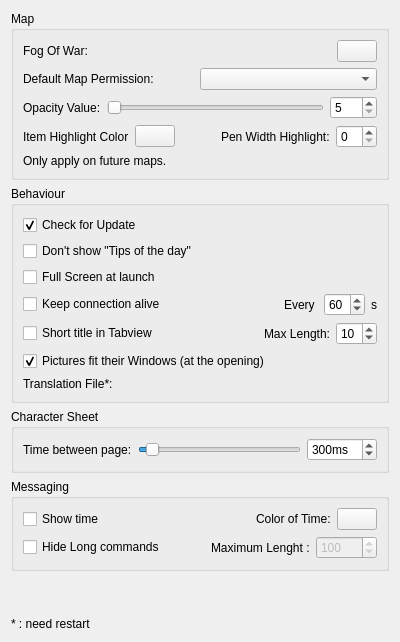
     <widget class="QWidget" name="tabWidgetPage1">
      <attribute name="title">
       <string>General</string>
      </attribute>
      <layout class="QVBoxLayout" name="verticalLayout_21">
       <item>
        <widget class="QGroupBox" name="groupBox">
         <property name="title">
          <string>Map</string>
         </property>
         <layout class="QVBoxLayout" name="verticalLayout_5">
          <item>
           <layout class="QHBoxLayout" name="horizontalLayout_5">
            <item>
             <widget class="QLabel" name="label_10">
              <property name="text">
               <string>Fog Of War:</string>
              </property>
             </widget>
            </item>
            <item>
             <spacer name="horizontalSpacer_12">
              <property name="orientation">
               <enum>Qt::Horizontal</enum>
              </property>
              <property name="sizeHint" stdset="0">
               <size>
                <width>40</width>
                <height>20</height>
               </size>
              </property>
             </spacer>
            </item>
            <item>
             <widget class="ColorButton" name="m_fogColor">
              <property name="text">
               <string/>
              </property>
             </widget>
            </item>
           </layout>
          </item>
          <item>
           <layout class="QHBoxLayout" name="horizontalLayout_7" stretch="0,0,1">
            <item>
             <widget class="QLabel" name="label_12">
              <property name="text">
               <string>Default Map Permission:</string>
              </property>
             </widget>
            </item>
            <item>
             <spacer name="horizontalSpacer_13">
              <property name="orientation">
               <enum>Qt::Horizontal</enum>
              </property>
              <property name="sizeHint" stdset="0">
               <size>
                <width>40</width>
                <height>20</height>
               </size>
              </property>
             </spacer>
            </item>
            <item>
             <widget class="QComboBox" name="m_defaultMapModeCombo"/>
            </item>
           </layout>
          </item>
          <item>
           <layout class="QHBoxLayout" name="horizontalLayout_4">
            <item>
             <widget class="QLabel" name="label">
              <property name="text">
               <string>Opacity Value:</string>
              </property>
             </widget>
            </item>
            <item>
             <widget class="QSlider" name="m_opacitySlider">
              <property name="minimum">
               <number>5</number>
              </property>
              <property name="maximum">
               <number>250</number>
              </property>
              <property name="orientation">
               <enum>Qt::Horizontal</enum>
              </property>
             </widget>
            </item>
            <item>
             <widget class="QSpinBox" name="m_opacitySpin">
              <property name="minimum">
               <number>5</number>
              </property>
              <property name="maximum">
               <number>250</number>
              </property>
             </widget>
            </item>
           </layout>
          </item>
          <item>
           <layout class="QHBoxLayout" name="horizontalLayout_29">
            <item>
             <layout class="QHBoxLayout" name="horizontalLayout_27">
              <item>
               <widget class="QLabel" name="label_30">
                <property name="text">
                 <string>Item Highlight Color</string>
                </property>
               </widget>
              </item>
              <item>
               <widget class="ColorButton" name="m_mapItemHighlightColor">
                <property name="text">
                 <string/>
                </property>
               </widget>
              </item>
             </layout>
            </item>
            <item>
             <spacer name="horizontalSpacer_17">
              <property name="orientation">
               <enum>Qt::Horizontal</enum>
              </property>
              <property name="sizeHint" stdset="0">
               <size>
                <width>40</width>
                <height>20</height>
               </size>
              </property>
             </spacer>
            </item>
            <item>
             <layout class="QHBoxLayout" name="horizontalLayout_28">
              <item>
               <widget class="QLabel" name="label_31">
                <property name="text">
                 <string>Pen Width Highlight:</string>
                </property>
               </widget>
              </item>
              <item>
               <widget class="QSpinBox" name="m_highLightPenWidth"/>
              </item>
             </layout>
            </item>
           </layout>
          </item>
          <item>
           <widget class="QLabel" name="label_11">
            <property name="text">
             <string>Only apply on future maps.</string>
            </property>
           </widget>
          </item>
         </layout>
        </widget>
       </item>
       <item>
        <widget class="QGroupBox" name="groupBox_2">
         <property name="title">
          <string>Behaviour</string>
         </property>
         <layout class="QVBoxLayout" name="verticalLayout_4">
          <item>
           <widget class="QCheckBox" name="m_checkUpdate">
            <property name="text">
             <string>Check for Update</string>
            </property>
            <property name="checked">
             <bool>true</bool>
            </property>
           </widget>
          </item>
          <item>
           <widget class="QCheckBox" name="m_hideTipsOfTheDay">
            <property name="text">
             <string>Don't show &quot;Tips of the day&quot;</string>
            </property>
           </widget>
          </item>
          <item>
           <widget class="QCheckBox" name="m_fullScreenCheckbox">
            <property name="text">
             <string>Full Screen at launch</string>
            </property>
           </widget>
          </item>
          <item>
           <layout class="QHBoxLayout" name="horizontalLayout_18">
            <item>
             <widget class="QCheckBox" name="m_heartBeat">
              <property name="toolTip">
               <string>&lt;html&gt;&lt;head/&gt;&lt;body&gt;&lt;p&gt;Some users have experienced disconnection while they don't send or receive any message. &lt;/p&gt;&lt;p&gt;This feature is sending heartbeat message to prevent that behaviour.&lt;/p&gt;&lt;/body&gt;&lt;/html&gt;</string>
              </property>
              <property name="text">
               <string>Keep connection alive</string>
              </property>
             </widget>
            </item>
            <item>
             <spacer name="horizontalSpacer_8">
              <property name="orientation">
               <enum>Qt::Horizontal</enum>
              </property>
              <property name="sizeHint" stdset="0">
               <size>
                <width>40</width>
                <height>20</height>
               </size>
              </property>
             </spacer>
            </item>
            <item>
             <layout class="QHBoxLayout" name="horizontalLayout_17">
              <item>
               <widget class="QLabel" name="label_23">
                <property name="text">
                 <string>Every </string>
                </property>
               </widget>
              </item>
              <item>
               <widget class="QSpinBox" name="m_hbFrequency">
                <property name="minimum">
                 <number>0</number>
                </property>
                <property name="value">
                 <number>60</number>
                </property>
               </widget>
              </item>
              <item>
               <widget class="QLabel" name="label_24">
                <property name="text">
                 <string>s</string>
                </property>
               </widget>
              </item>
             </layout>
            </item>
           </layout>
          </item>
          <item>
           <layout class="QHBoxLayout" name="horizontalLayout_21">
            <item>
             <widget class="QCheckBox" name="m_shortNameCb">
              <property name="toolTip">
               <string>All subwindows will have a short title (making tab shorter)</string>
              </property>
              <property name="text">
               <string>Short title in Tabview</string>
              </property>
             </widget>
            </item>
            <item>
             <layout class="QHBoxLayout" name="horizontalLayout_20">
              <item>
               <spacer name="horizontalSpacer_10">
                <property name="orientation">
                 <enum>Qt::Horizontal</enum>
                </property>
                <property name="sizeHint" stdset="0">
                 <size>
                  <width>40</width>
                  <height>20</height>
                 </size>
                </property>
               </spacer>
              </item>
              <item>
               <widget class="QLabel" name="label_26">
                <property name="text">
                 <string>Max Length:</string>
                </property>
               </widget>
              </item>
              <item>
               <widget class="QSpinBox" name="m_tabTitleLength">
                <property name="minimum">
                 <number>1</number>
                </property>
                <property name="singleStep">
                 <number>1</number>
                </property>
                <property name="value">
                 <number>10</number>
                </property>
               </widget>
              </item>
             </layout>
            </item>
           </layout>
          </item>
          <item>
           <widget class="QCheckBox" name="m_pictureAdjust">
            <property name="text">
             <string>Pictures fit their Windows (at the opening)</string>
            </property>
            <property name="checked">
             <bool>true</bool>
            </property>
           </widget>
          </item>
          <item>
           <layout class="QHBoxLayout" name="horizontalLayout_12">
            <item>
             <widget class="QLabel" name="label_17">
              <property name="text">
               <string>Translation File*:</string>
              </property>
             </widget>
            </item>
            <item>
             <widget class="FileDirChooser" name="m_translationFileEdit" native="true"/>
            </item>
           </layout>
          </item>
         </layout>
        </widget>
       </item>
       <item>
        <widget class="QGroupBox" name="groupBox_9">
         <property name="title">
          <string>Character Sheet</string>
         </property>
         <layout class="QHBoxLayout" name="horizontalLayout_22">
          <item>
           <widget class="QLabel" name="label_27">
            <property name="text">
             <string>Time between page:</string>
            </property>
           </widget>
          </item>
          <item>
           <widget class="QSlider" name="m_timeSliderPage">
            <property name="minimum">
             <number>16</number>
            </property>
            <property name="maximum">
             <number>6000</number>
            </property>
            <property name="value">
             <number>300</number>
            </property>
            <property name="orientation">
             <enum>Qt::Horizontal</enum>
            </property>
           </widget>
          </item>
          <item>
           <widget class="QSpinBox" name="m_displayTimePage">
            <property name="suffix">
             <string>ms</string>
            </property>
            <property name="minimum">
             <number>16</number>
            </property>
            <property name="maximum">
             <number>6000</number>
            </property>
            <property name="singleStep">
             <number>100</number>
            </property>
            <property name="value">
             <number>300</number>
            </property>
           </widget>
          </item>
         </layout>
        </widget>
       </item>
       <item>
        <widget class="QGroupBox" name="groupBox_6">
         <property name="title">
          <string>Messaging</string>
         </property>
         <layout class="QVBoxLayout" name="verticalLayout_6">
          <item>
           <layout class="QHBoxLayout" name="horizontalLayout_16">
            <item>
             <widget class="QCheckBox" name="m_showTimeCheckBox">
              <property name="text">
               <string>Show time</string>
              </property>
             </widget>
            </item>
            <item>
             <spacer name="horizontalSpacer_6">
              <property name="orientation">
               <enum>Qt::Horizontal</enum>
              </property>
              <property name="sizeHint" stdset="0">
               <size>
                <width>40</width>
                <height>20</height>
               </size>
              </property>
             </spacer>
            </item>
            <item>
             <widget class="QLabel" name="label_18">
              <property name="text">
               <string>Color of Time:</string>
              </property>
             </widget>
            </item>
            <item>
             <widget class="ColorButton" name="m_timeColorBtn">
              <property name="text">
               <string/>
              </property>
             </widget>
            </item>
           </layout>
          </item>
          <item>
           <layout class="QHBoxLayout" name="horizontalLayout_19">
            <item>
             <widget class="QCheckBox" name="m_hideLongCommand">
              <property name="text">
               <string>Hide Long commands</string>
              </property>
             </widget>
            </item>
            <item>
             <spacer name="horizontalSpacer_9">
              <property name="orientation">
               <enum>Qt::Horizontal</enum>
              </property>
              <property name="sizeHint" stdset="0">
               <size>
                <width>40</width>
                <height>20</height>
               </size>
              </property>
             </spacer>
            </item>
            <item>
             <widget class="QLabel" name="label_25">
              <property name="text">
               <string>Maximum Lenght :</string>
              </property>
             </widget>
            </item>
            <item>
             <widget class="QSpinBox" name="m_maxLenghtCommand">
              <property name="enabled">
               <bool>false</bool>
              </property>
              <property name="maximum">
               <number>10000</number>
              </property>
              <property name="value">
               <number>100</number>
              </property>
             </widget>
            </item>
           </layout>
          </item>
         </layout>
        </widget>
       </item>
       <item>
        <spacer name="verticalSpacer_3">
         <property name="orientation">
          <enum>Qt::Vertical</enum>
         </property>
         <property name="sizeHint" stdset="0">
          <size>
           <width>20</width>
           <height>40</height>
          </size>
         </property>
        </spacer>
       </item>
       <item>
        <widget class="QLabel" name="label_9">
         <property name="text">
          <string>* : need restart</string>
         </property>
        </widget>
       </item>
      </layout>
     </widget>
